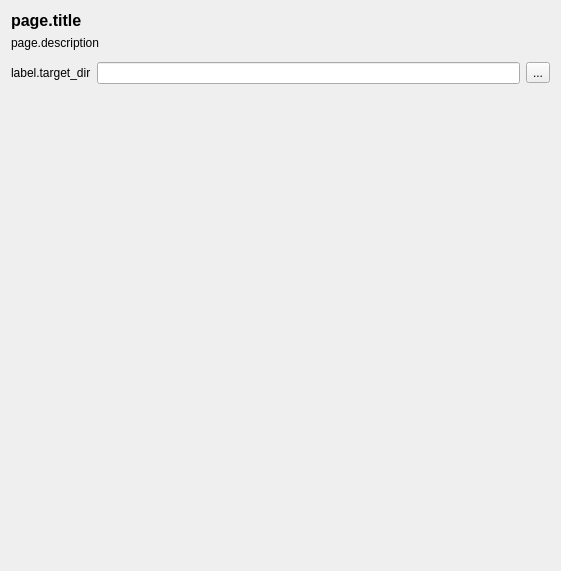
<?xml version="1.0" encoding="UTF-8"?>
<ui version="4.0">
 <class>DumpLoadedAlbumOptionsPage</class>
 <widget class="QWidget" name="DumpLoadedAlbumOptionsPage">
  <property name="geometry">
   <rect>
    <x>0</x>
    <y>0</y>
    <width>561</width>
    <height>571</height>
   </rect>
  </property>
  <property name="minimumSize">
   <size>
    <width>100</width>
    <height>0</height>
   </size>
  </property>
  <property name="windowTitle">
   <string>Dump Loaded Album Options</string>
  </property>
  <layout class="QVBoxLayout" name="verticalLayout">
   <item>
    <widget class="QLabel" name="page_title">
     <property name="font">
      <font>
       <pointsize>12</pointsize>
       <bold>true</bold>
      </font>
     </property>
     <property name="text">
      <string>page.title</string>
     </property>
    </widget>
   </item>
   <item>
    <widget class="QLabel" name="format_description">
     <property name="sizePolicy">
      <sizepolicy hsizetype="Preferred" vsizetype="Minimum">
       <horstretch>0</horstretch>
       <verstretch>0</verstretch>
      </sizepolicy>
     </property>
     <property name="text">
      <string>page.description</string>
     </property>
     <property name="textFormat">
      <enum>Qt::TextFormat::MarkdownText</enum>
     </property>
     <property name="wordWrap">
      <bool>true</bool>
     </property>
    </widget>
   </item>
   <item>
    <spacer name="verticalSpacer_2">
     <property name="orientation">
      <enum>Qt::Orientation::Vertical</enum>
     </property>
     <property name="sizeType">
      <enum>QSizePolicy::Policy::Fixed</enum>
     </property>
     <property name="sizeHint" stdset="0">
      <size>
       <width>20</width>
       <height>6</height>
      </size>
     </property>
    </spacer>
   </item>
   <item>
    <layout class="QHBoxLayout" name="horizontalLayout">
     <property name="topMargin">
      <number>0</number>
     </property>
     <item>
      <widget class="QLabel" name="target_dir_label">
       <property name="text">
        <string>label.target_dir</string>
       </property>
      </widget>
     </item>
     <item>
      <widget class="QLineEdit" name="target_dir">
       <property name="text">
        <string notr="true"/>
       </property>
       <property name="readOnly">
        <bool>true</bool>
       </property>
      </widget>
     </item>
     <item>
      <widget class="QToolButton" name="b_select_target_dir">
       <property name="toolTip">
        <string>tooltip.button.select_target_dir</string>
       </property>
       <property name="text">
        <string notr="true">...</string>
       </property>
      </widget>
     </item>
    </layout>
   </item>
   <item>
    <spacer name="verticalSpacer">
     <property name="orientation">
      <enum>Qt::Orientation::Vertical</enum>
     </property>
     <property name="sizeHint" stdset="0">
      <size>
       <width>20</width>
       <height>40</height>
      </size>
     </property>
    </spacer>
   </item>
  </layout>
 </widget>
 <tabstops>
  <tabstop>target_dir</tabstop>
  <tabstop>b_select_target_dir</tabstop>
 </tabstops>
 <resources/>
 <connections/>
</ui>
